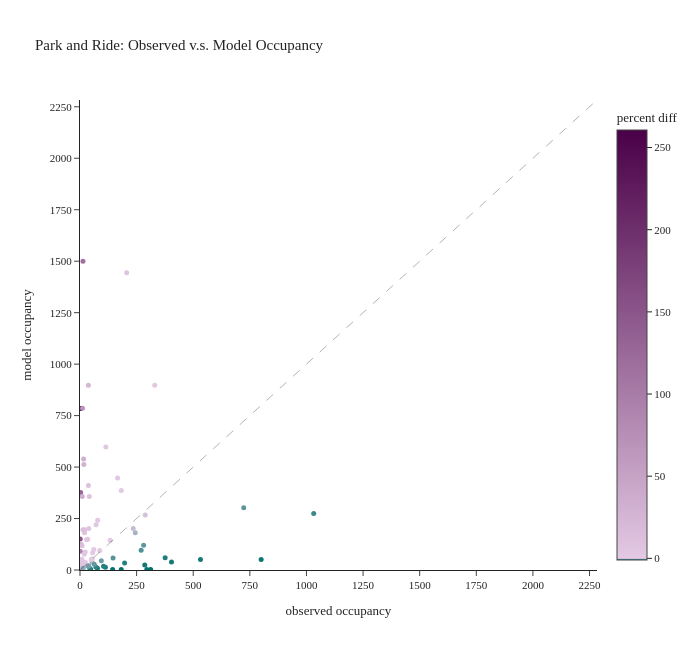

Notebook cell for this chart:
### Code cell
plot_occupancy(pnr_data, x="observed occupancy", y="model occupancy", title="Park and Ride: Observed v.s. Model Occupancy")

### Figure 1 — Plotly figure (JSON) as saved in the notebook; plotly's stock layout.template omitted (floating-point values rounded to 4 significant figures; data arrays with more than 128 entries replaced by an {"elided": "..."} marker saying what was removed)
{"data": [{"customdata": {"elided": "137x2 float values"}, "hovertemplate": "<b>%{hovertext}</b><br><br>observed occupancy=%{x}<br>model occupancy=%{y}<br>model occupancy rate=%{customdata[0]:.2%}<br>percent diff=%{marker.color:.2%}<extra></extra>", "hovertext": {"elided": "137 str values"}, "legendgroup": "", "marker": {"color": {"elided": "137 float values"}, "coloraxis": "coloraxis", "size": 5, "symbol": "circle"}, "mode": "markers", "name": "", "orientation": "v", "showlegend": false, "type": "scatter", "x": {"elided": "137 float values"}, "xaxis": "x", "y": {"elided": "137 float values"}, "yaxis": "y"}], "layout": {"coloraxis": {"cmax": 260.7, "cmin": -0.9936, "colorbar": {"title": {"text": "percent diff"}}, "colorscale": [[0, "#00716c"], [0.003797, "#E3C9E3"], [1, "#4a0048"]]}, "font": {"size": 11}, "height": 650, "legend": {"tracegroupgap": 0}, "shapes": [{"line": {"dash": "dash", "width": 1}, "type": "line", "x0": 0, "x1": 2283.0, "y0": 0, "y1": 2283.0}], "title": {"text": "Park and Ride: Observed v.s. Model Occupancy"}, "width": 700, "xaxis": {"anchor": "y", "domain": [0.0, 1.0], "dtick": 250, "range": [0, 2283.0], "title": {"text": "observed occupancy"}}, "yaxis": {"anchor": "x", "domain": [0.0, 1.0], "dtick": 250, "range": [0, 2283.0], "title": {"text": "model occupancy"}}}}
